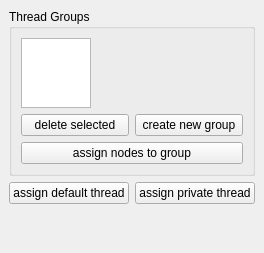
  <widget class="QDockWidget" name="ThreadManagement">
   <property name="windowTitle">
    <string>Thread Management</string>
   </property>
   <attribute name="dockWidgetArea">
    <number>2</number>
   </attribute>
   <widget class="QWidget" name="dockWidgetContents_4">
    <layout class="QVBoxLayout" name="verticalLayout">
     <item>
      <widget class="QGroupBox" name="groupBox">
       <property name="title">
        <string>Thread Groups</string>
       </property>
       <layout class="QVBoxLayout" name="verticalLayout_13">
        <item>
         <widget class="QTableView" name="thread_table">
          <property name="sizePolicy">
           <sizepolicy hsizetype="Maximum" vsizetype="Minimum">
            <horstretch>0</horstretch>
            <verstretch>0</verstretch>
           </sizepolicy>
          </property>
          <property name="sizeAdjustPolicy">
           <enum>QAbstractScrollArea::AdjustToContents</enum>
          </property>
          <property name="selectionBehavior">
           <enum>QAbstractItemView::SelectRows</enum>
          </property>
         </widget>
        </item>
        <item>
         <layout class="QHBoxLayout" name="horizontalLayout_6">
          <property name="topMargin">
           <number>0</number>
          </property>
          <item>
           <widget class="QPushButton" name="thread_remove">
            <property name="text">
             <string>delete selected</string>
            </property>
            <property name="icon">
             <iconset resource="../res/csapex_resources.qrc">
              <normaloff>:/thread_group_delete.png</normaloff>:/thread_group_delete.png</iconset>
            </property>
           </widget>
          </item>
          <item>
           <widget class="QPushButton" name="thread_create">
            <property name="text">
             <string>create new group</string>
            </property>
            <property name="icon">
             <iconset resource="../res/csapex_resources.qrc">
              <normaloff>:/thread_group_add.png</normaloff>:/thread_group_add.png</iconset>
            </property>
           </widget>
          </item>
         </layout>
        </item>
        <item>
         <widget class="QPushButton" name="thread_assign">
          <property name="text">
           <string>assign nodes to group</string>
          </property>
          <property name="icon">
           <iconset resource="../res/csapex_resources.qrc">
            <normaloff>:/thread_group.png</normaloff>:/thread_group.png</iconset>
          </property>
         </widget>
        </item>
       </layout>
      </widget>
     </item>
     <item>
      <layout class="QHBoxLayout" name="thread_tools">
       <item>
        <widget class="QPushButton" name="thread_default">
         <property name="text">
          <string>assign default thread</string>
         </property>
         <property name="icon">
          <iconset resource="../res/csapex_resources.qrc">
           <normaloff>:/thread_group.png</normaloff>:/thread_group.png</iconset>
         </property>
        </widget>
       </item>
       <item>
        <widget class="QPushButton" name="thread_private">
         <property name="text">
          <string>assign private thread</string>
         </property>
         <property name="icon">
          <iconset resource="../res/csapex_resources.qrc">
           <normaloff>:/thread_group_none.png</normaloff>:/thread_group_none.png</iconset>
         </property>
        </widget>
       </item>
      </layout>
     </item>
     <item>
      <spacer name="verticalSpacer">
       <property name="orientation">
        <enum>Qt::Vertical</enum>
       </property>
       <property name="sizeHint" stdset="0">
        <size>
         <width>20</width>
         <height>40</height>
        </size>
       </property>
      </spacer>
     </item>
    </layout>
   </widget>
  </widget>
